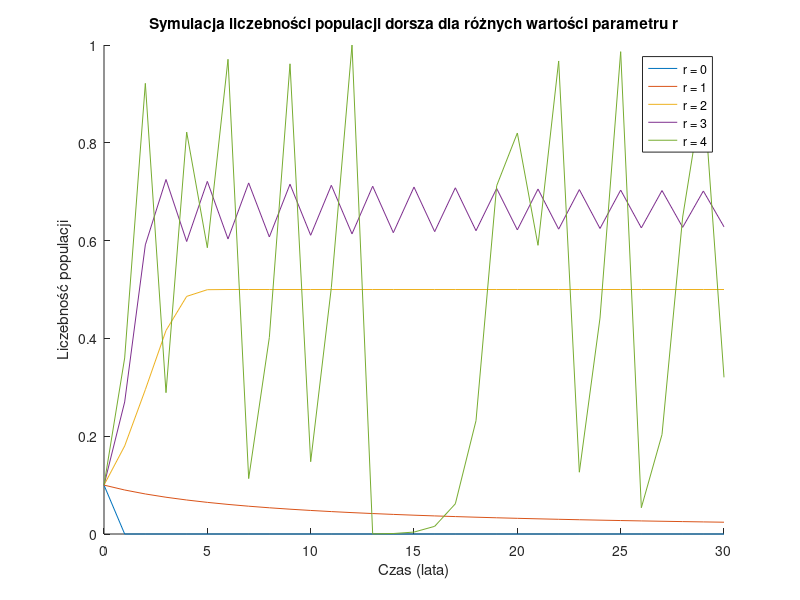

MATLAB code to generate this figure:
% Parametry
num_steps = 30;       % Liczba lat
r_values = 0:1:4;   % Zakres wartości parametru r (od 0 do 4 z krokiem 0.1)
X0 = 0.1;             % Początkowa liczebność populacji (można zmieniać w zakresie 0 do 1)

% Przygotowanie zmiennej do przechowywania wyników
time = 0:num_steps;   % Wektor czasu (0 do 30 lat)
populations = zeros(length(r_values), num_steps + 1);  % Macierz do przechowywania wyników

% Symulacja dla różnych wartości r
for j = 1:length(r_values)
    r = r_values(j);  % Wartość parametru r
    X = zeros(1, num_steps + 1);  % Wektor liczebności populacji
    X(1) = X0;  % Ustawienie warunku początkowego
    
    % Symulacja liczebności populacji dla kolejnych lat
    for k = 1:num_steps
        X(k + 1) = r * X(k) * (1 - X(k));  % Równanie różnicowe (2)
    end
    
    % Zapis wyników dla bieżącej wartości r
    populations(j, :) = X;
end

% Rysowanie wykresów dla różnych wartości r
figure;
hold on;
for j = 1:length(r_values)
    plot(time, populations(j, :), 'DisplayName', ['r = ' num2str(r_values(j))]);
end
hold off;

% Dodanie opisów i legendy
xlabel('Czas (lata)');
ylabel('Liczebność populacji');
title('Symulacja liczebności populacji dorsza dla różnych wartości parametru r');
legend show;
